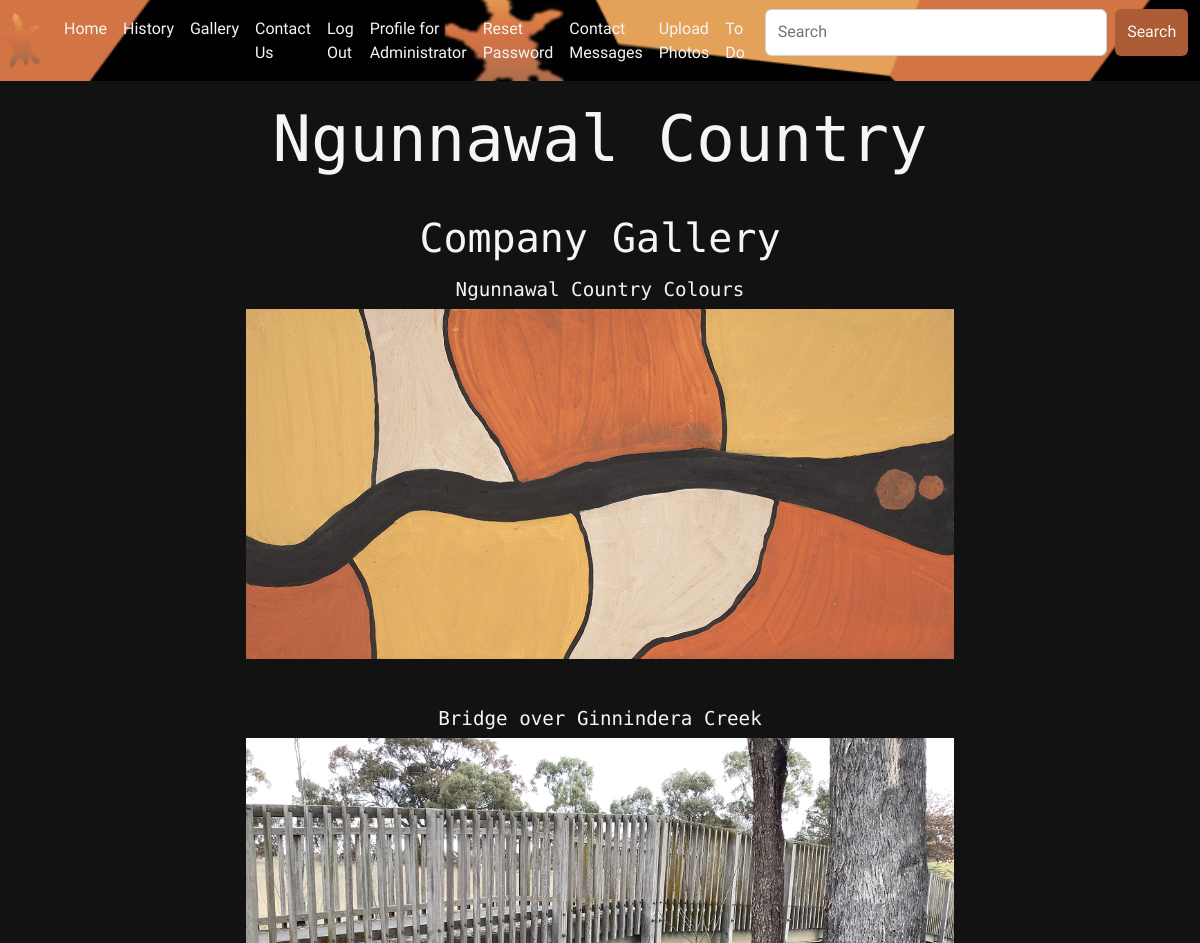
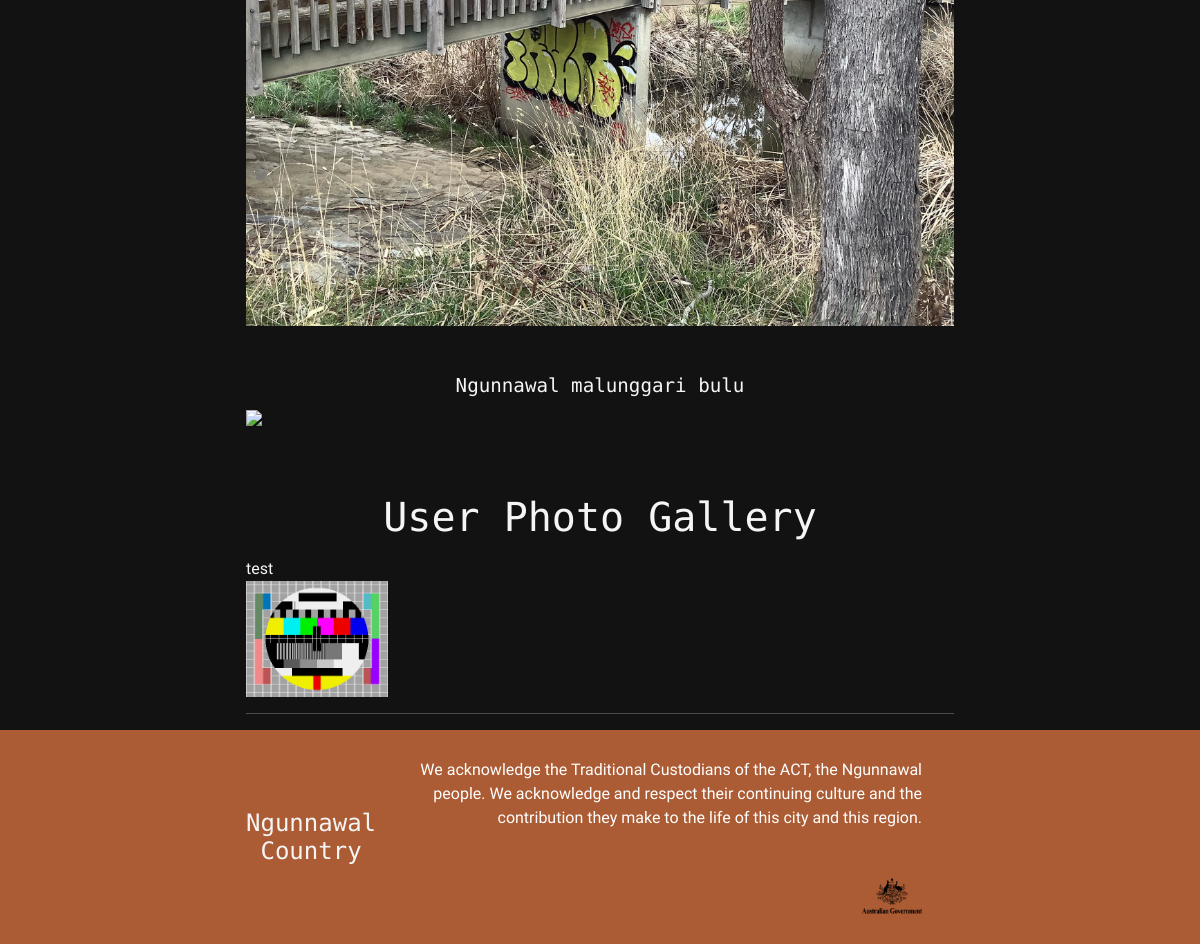
Page /gallery (signed in) on the committed database (2 pictures, top to bottom).
### models.py (models this page shows, shortened)
class User(UserMixin, db.Model):
    id = db.Column(db.Integer, primary_key=True)
    email_address = db.Column(db.String(255), unique=True)
    name = db.Column(db.String(255))
    password_hash = db.Column(db.String(255))
    user_level = db.Column(db.Integer)
    def is_admin(self):
        if self.user_level == 2:
            return True
        else:
            return False

class Photos(db.Model):
    photoid = db.Column(db.Integer, primary_key=True)
    title = db.Column(db.String(255))
    filename = db.Column(db.String(255))
    userid = db.Column(db.Integer)
    dateSubmitted = db.Column(db.DateTime)

### app.py (the view)
@app.route('/gallery', methods=['GET', 'POST'])
def gallery():
    if current_user.is_anonymous:
        return render_template("galleryanonymous.html", title="Ngunnawal Country | Gallery", user=current_user)
    else:
        user_images = Photos.query.filter_by(userid=current_user.id).all()
    return render_template("gallery.html", title="Ngunnawal Country | Gallery", user=current_user, images=user_images)

### app.py (called while the page is built)
@login_manager.user_loader
def load_user(user_id):
    return User.query.filter_by(id=user_id).first()

### templates/gallery.html
{% extends 'template.html' %}
{% block cellContent1 %}
    <h2 class="section-header">Company Gallery</h2>
{% endblock %}
{% block cellContent2 %}
        <p>
        <div class="slideshow-container">
        <div class="mySlides">
            <div class="text"><h3 class="section-header" style="font-size: 1.2rem">Ngunnawal Country Colours</h3>
            <img src="/static/Images/Content/ngunnawal-country-colours.png" style="width:100%">
        </div>
        <br>
        <br>
        <div class="mySlides">
            <div class="text"><h3 class="section-header" style="font-size: 1.2rem">Bridge over Ginnindera Creek</h3></div>
            <img src="/static/Images/Content/ngunnawal-spelio.png" style="width:100%">
        </div>
        <br>
        <br>
        <div class="mySlides">
            <div class="text"><h3 class="section-header" style="font-size: 1.2rem">Ngunnawal malunggari bulu</h3></div>
            <img src="/static/Images/Content/ngunnawal-pierre-pouliquin.jpg" style="width:100%">
        </div>
        <br>
        <br>
        </p>
        <p>
        <h3 class="section-header">User Photo Gallery</h3>
        </p>
        {% for image in images %}
            <p>
                {{ image.title }}
                <br>
                <img src="/static/Images/UserImages/{{ image.filename }}" width="20%">
            </p>
        {% endfor %}
{% endblock %}

### templates/template.html (shortened to what this page needs)
<!DOCTYPE html>
<head>
    <link rel="stylesheet" href="https://cdn.jsdelivr.net/npm/bootstrap@4.0.0/dist/css/bootstrap.min.css"
/>
    <link rel="stylesheet" href="/static/css/bootstrap.css"
/>
    <link rel="stylesheet" href="/static/styles.css"/>
</head>
<body>
<header>
    <nav
            class="navbar navbar-dark bg-dark navbar-expand-lg"
            style="background-image: url(/static/Images/Requisites/Ngunnawal-country-banner.png);
    background-size: 1000px 150px;
    background-position: right;
    background-repeat: repeat;"
            role="navigation">
        <img
                class="navbar-brand"
                src="/static/Images/Requisites/Ngunnawal-logo.png"
                width="40px"
                height="65px" href="#"></a>
        <div class="collapse navbar-collapse" id="navbarNavAltMarkup">
            <div class="navbar-nav">
                    <a class="nav-item nav-link active"
                       style="color: whitesmoke;"
                       href="/">Home
                       <span class="sr-only">(current)</span></a>
                    <a class="nav-item nav-link"
                       style="color: whitesmoke;"
                       href="/history">History</a>
                    <a class="nav-item nav-link"
                       style="color: whitesmoke;"
                       href="/gallery">Gallery</a>
                    <a class="nav-item nav-link"
                       style="color: whitesmoke;"
                       href="/contact">Contact Us</a>
                {% if user.is_anonymous %}
                    <a class="nav-item nav-link"
                       style="color: whitesmoke;"
                       href="/register">User Registration</a>
                    <a class="nav-item nav-link"
                       style="color: whitesmoke;"
                       href="/login">Login</a>
                {% elif current_user.is_admin() %}
                    <a class="nav-item nav-link"
                       style="color: whitesmoke;"
                       href="/logout">Log Out</a>
                    <a class="nav-item nav-link" style="color: whitesmoke;"
                       href="/profile">Profile for {{ user.name }}</a>
                    <a class="nav-item nav-link"
                       style="color: whitesmoke;"
                       href="/passwordreset">Reset Password</a>
                    <a class="nav-item nav-link"
                       style="color: whitesmoke;"
                       href="/contactmessages">Contact Messages</a>
                    <a class="nav-item nav-link"
                       style="color: whitesmoke;"
                       href="/uploadphotos">Upload Photos</a>
                    <a class="nav-item nav-link"
                       style="color: whitesmoke;"
                       href="/todo">To Do</a>
                {% endif %}
                <div class="search-box container-fluid">
                    <form class="d-flex" role="search">
                        <input class="search-box-text form-control me-2" type="search" placeholder="Search"
                               aria-label="Search">
                        <button class="btn" type="submit">Search</button>
                    </form>
                </div>
            </div>
        </div>
    </nav>
    <h1
            class="company-name company-name-large"
            style="padding-top: 20px; padding-bottom: 20px;">Ngunnawal Country</h1>
</header>
<section class="content-section container">
    <p>
        {% block cellContent1 %} {% endblock %}
    </p>
    <p>
        {% block cellContent2 %} {% endblock %}
    </p>
    <hr/>
</section>
<footer class="main-footer">
    <div class="container main-footer-container">
        <h3 style="font-size: 1.5em;" class="company-name">Ngunnawal Country</h3>
        <ul class="nav footer-nav">
            <li>
                <a>
                    We acknowledge the Traditional Custodians of the ACT, the Ngunnawal
                    people. We acknowledge and respect their continuing culture and the
                    contribution they make to the life of this city and this region.
                </a>
            </li>
            <li style="width: 100%;">
                <a href="https://www.act.gov.au/ngunnawal-country"
                   style="background-size:contain">
                    <img src="/static/Images/Footer/government-icon.png"/>
                </a>
            </li>
        </ul>
    </div>
</footer>
</body>
</html>

### static/styles.css (style rules this page uses)
* { box sizing: border-box; font-family: 'Urbanist', sans-serif; }
html, body { margin: 0; padding: 0; }
.nav li { display: inline; }
.nav a { display: inline-block; padding: 1.5em; color: white; text-decoration: none; }
.company-name { text-align: center; color: whitesmoke; font-family: 'Azeret Mono', monospace; margin: 0; font-size: 3em; }
.company-name-large { font-size: 4em; }
.content-section { margin: 1em; }
.container { max-width: 900px; margin: 0 auto; padding: 0 6em; }
.section-header { font-family: 'Azeret Mono', monospace; color: whitesmoke; text-decoration: none; text-align: center; font-size: 2.5em; }
.main-footer { background-color: #ac5c34; color: White; padding: .25em 0; }
.main-footer-container { display: flex; align-items: center; }
.main-footer-container ul { flex-grow: 1; text-align: right; }
.footer-nav li { padding: 0 .5em; }
.footer-nav img { width: 60px; height: 38px; }
.btn { color: whitesmoke; background-color: #ac5c34; text-align: center; vertical-align: middle; padding: .67em; cursor: pointer; }
body { background-color: #121212; color: whitesmoke; }
.search-box-text { color: whitesmoke; }

### rows in the picture
User: name "Administrator"
Photos: title "test", filename (picture)
